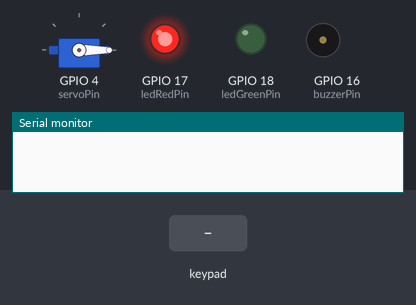
Simulated run of this sketch. Board: ESP32. Parts: servo, output pins drawn as LEDs (lit = HIGH), buzzer (waves = sounding, pin HIGH), the last lines printed to the serial monitor. The test bench sets the inputs (shaded band).

Above: at 1.2 s.
1.3 s: key '#' pressed
At 2.0 s:
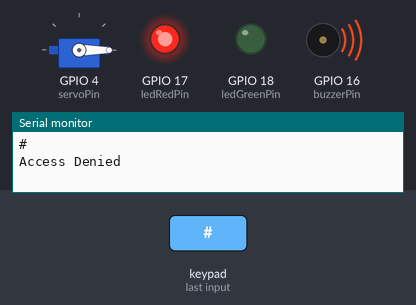
3.8 s: keypad keys 1 2 3 4 # pressed 0.4 s apart
At 6.2 s:
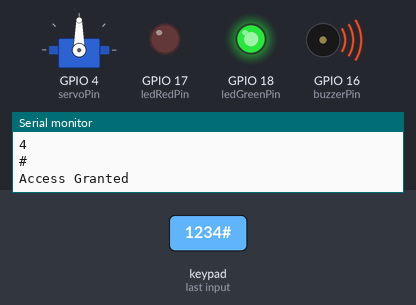
At 6.9 s:
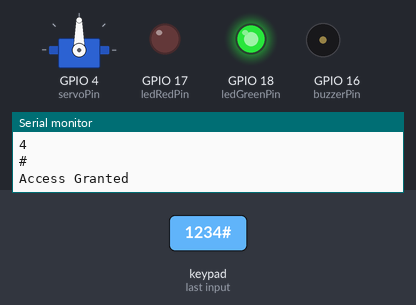
Timing chart, 0 to 12.9 s (numbered marks = the images above; inputs shaded):
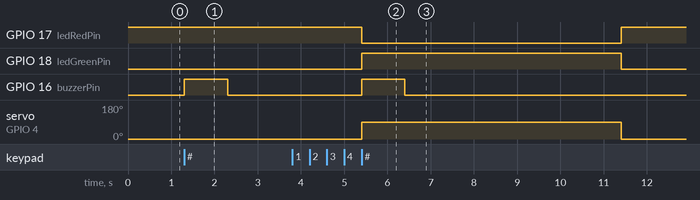

The sketch:

DOOR_LOCK.ino
```cpp
#include <Keypad.h>
#include <ESP32Servo.h>

#define ROW_NUM     4  //rows
#define COLUMN_NUM  4  //columns

char keys[ROW_NUM][COLUMN_NUM] = {
  {'1','2','3','A'},
  {'4','5','6','B'},
  {'7','8','9','C'},
  {'*','0','#','D'}
};

byte pin_rows[ROW_NUM] = {32, 33, 25, 26};
byte pin_column[COLUMN_NUM] = {27, 14, 12, 13};

Keypad keypad = Keypad(makeKeymap(keys), pin_rows, pin_column, ROW_NUM, COLUMN_NUM);

Servo myservo;

// Pin
const int servoPin = 4;
const int buzzerPin = 16;
const int ledRedPin = 17;
const int ledGreenPin = 18;

String inputCode = "";
String correctCode = "1234";  // Atur Password

void setup() {
  Serial.begin(115200);

  myservo.attach(servoPin);

  pinMode(ledRedPin, OUTPUT);
  pinMode(ledGreenPin, OUTPUT);
  pinMode(buzzerPin, OUTPUT);

  myservo.write(0);  // Kunci Pintu
  digitalWrite(ledRedPin, HIGH);  // Red LED on (locked)
  digitalWrite(ledGreenPin, LOW); // Green LED off
}

void loop() {
  char key = keypad.getKey();

  if (key) {
    Serial.println(key);
    if (key == '#') {  // '#' = Enter key
      if (inputCode == correctCode) {
        unlockDoor();
      } else {
        denyAccess();
      }
      inputCode = "";  // Reset input
    } else if (key == '*') {  // '*' = Clear key
      inputCode = "";
    } else {
      inputCode += key;
    }
  }
}

void unlockDoor() {
  Serial.println("Access Granted");
  digitalWrite(ledRedPin, LOW);
  digitalWrite(ledGreenPin, HIGH);
  myservo.write(90);  // Buka Pintu
  digitalWrite(buzzerPin, HIGH);
  delay(1000);
  digitalWrite(buzzerPin, LOW);
  delay(5000);  // Waktu pintu terbuka
  lockDoor();
}

void lockDoor() {
  myservo.write(0);  // Kunci Pintu
  digitalWrite(ledRedPin, HIGH);
  digitalWrite(ledGreenPin, LOW);
}

void denyAccess() {
  Serial.println("Access Denied");
  digitalWrite(buzzerPin, HIGH);
  delay(1000);
  digitalWrite(buzzerPin, LOW);
}
```

Measured:
- after the input at 1.3 s, GPIO 16 (buzzerPin): LOW → HIGH at once, → LOW 1.0 s later
- after the input at 3.8 s, GPIO 17 (ledRedPin): HIGH → LOW after 1.6 s, → HIGH 6.0 s later; GPIO 18 (ledGreenPin): LOW → HIGH after 1.6 s, → LOW 6.0 s later; GPIO 16 (buzzerPin): LOW → HIGH after 1.6 s, → LOW 1.0 s later; servo on GPIO 4 (servoPin): 0° → 90° after 1.6 s, → 0° 6.0 s later
